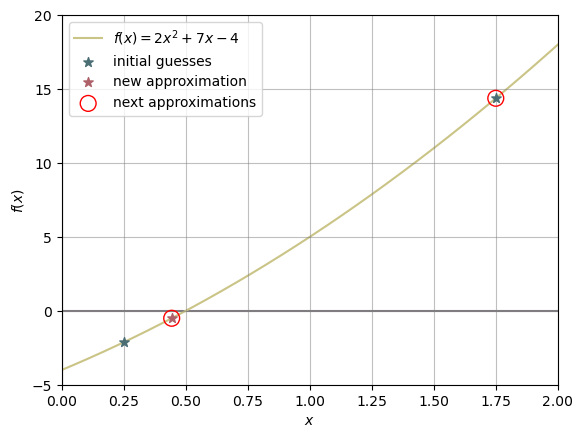

The Python source for this figure:
import matplotlib.pyplot as plt
import numpy as np

def f(x):
    return 2 * (x**2) + 7 * x - 4

x0, x1 = 0.25, 1.75

x = np.linspace(-6, 6, 400)
y = f(x)

plt.plot(x, y, c='#cac486', label='$f(x) = 2x^2 + 7x - 4$', zorder=1)
plt.axhline(0, c='#807b81', zorder=0)
plt.axvline(0, c='#807b81', zorder=0)
plt.scatter([x0, x1], [f(x0), f(x1)], marker='*', c='#4b6e74', s=50, label='initial guesses', zorder=3)

m = (f(x1) - f(x0)) / (x1 - x0)
b = f(x0) - m * x0

x_val = -b / m

plt.scatter(x_val, f(x_val), marker='*', c='#ae6168', s=50, label='new approximation', zorder=3)
plt.scatter([x1, x_val], [f(x1), f(x_val)], marker='o', s=130, fc='none', ec='r', label='next approximations', zorder=4)

plt.xlim(0, 2)
plt.ylim(-5, 20)
plt.grid(True, c='grey', alpha=0.5)

plt.xlabel('$x$')
plt.ylabel('$f(x)$')
plt.legend()

plt.show()
